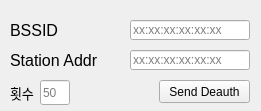
<?xml version="1.0" encoding="UTF-8"?>
<ui version="4.0">
 <class>MyWindow</class>
 <widget class="QWidget" name="MyWindow">
  <property name="geometry">
   <rect>
    <x>0</x>
    <y>0</y>
    <width>261</width>
    <height>111</height>
   </rect>
  </property>
  <property name="windowTitle">
   <string>MyWindow</string>
  </property>
  <widget class="QLabel" name="label">
   <property name="geometry">
    <rect>
     <x>10</x>
     <y>20</y>
     <width>100</width>
     <height>20</height>
    </rect>
   </property>
   <property name="font">
    <font>
     <pointsize>12</pointsize>
    </font>
   </property>
   <property name="text">
    <string>BSSID</string>
   </property>
  </widget>
  <widget class="QLabel" name="label_2">
   <property name="geometry">
    <rect>
     <x>10</x>
     <y>50</y>
     <width>100</width>
     <height>20</height>
    </rect>
   </property>
   <property name="font">
    <font>
     <pointsize>12</pointsize>
    </font>
   </property>
   <property name="text">
    <string>Station Addr</string>
   </property>
  </widget>
  <widget class="QLineEdit" name="bssid">
   <property name="geometry">
    <rect>
     <x>130</x>
     <y>20</y>
     <width>120</width>
     <height>20</height>
    </rect>
   </property>
   <property name="placeholderText">
    <string>xx:xx:xx:xx:xx:xx</string>
   </property>
  </widget>
  <widget class="QLineEdit" name="staddr">
   <property name="geometry">
    <rect>
     <x>130</x>
     <y>50</y>
     <width>120</width>
     <height>20</height>
    </rect>
   </property>
   <property name="placeholderText">
    <string>xx:xx:xx:xx:xx:xx</string>
   </property>
  </widget>
  <widget class="QPushButton" name="start">
   <property name="geometry">
    <rect>
     <x>159</x>
     <y>80</y>
     <width>91</width>
     <height>23</height>
    </rect>
   </property>
   <property name="text">
    <string>Send Deauth</string>
   </property>
  </widget>
  <widget class="QLabel" name="label_3">
   <property name="geometry">
    <rect>
     <x>10</x>
     <y>80</y>
     <width>30</width>
     <height>25</height>
    </rect>
   </property>
   <property name="font">
    <font>
     <pointsize>10</pointsize>
    </font>
   </property>
   <property name="text">
    <string>횟수</string>
   </property>
  </widget>
  <widget class="QLineEdit" name="rep">
   <property name="geometry">
    <rect>
     <x>40</x>
     <y>80</y>
     <width>30</width>
     <height>25</height>
    </rect>
   </property>
   <property name="placeholderText">
    <string>50</string>
   </property>
  </widget>
 </widget>
 <layoutdefault spacing="6" margin="11"/>
 <resources/>
 <connections/>
</ui>
